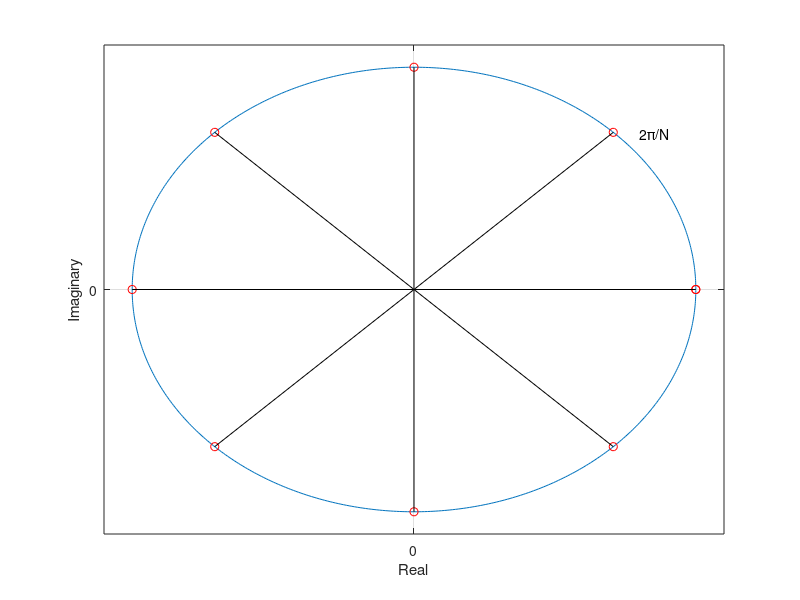
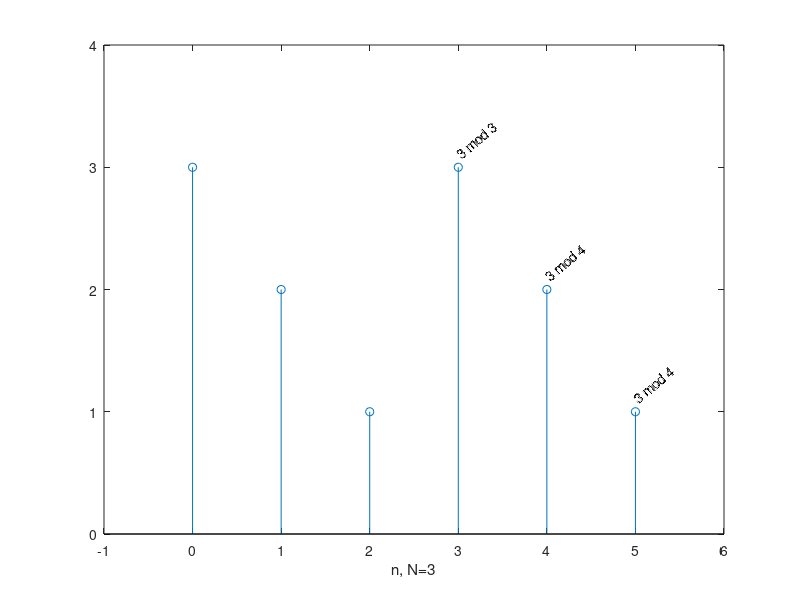
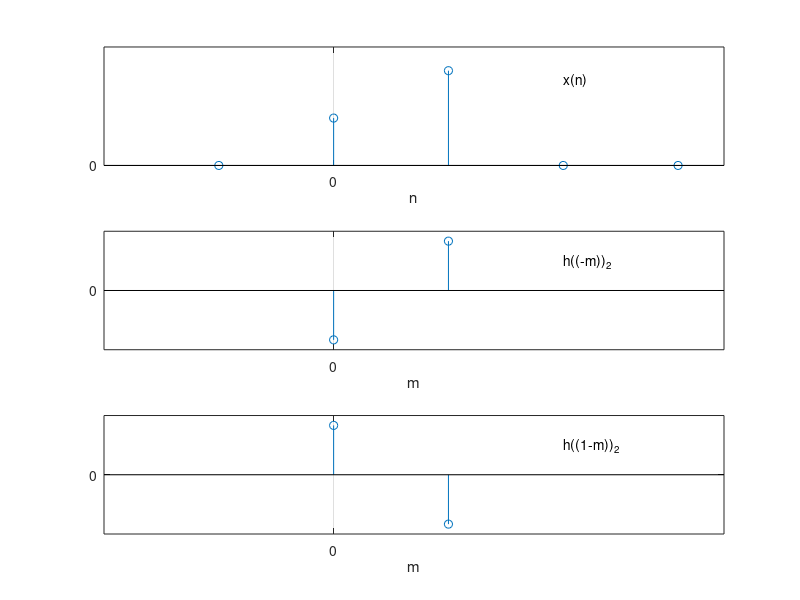

These charts were generated, in order, by the following MATLAB code:
%% ECE512 lecture 11 and 12
clear all; clc;


%% remark 6 
figure(1);clf;
theta=0:.01:2*pi;
ring=exp(j*theta);
plot(ring)
hold on
plot(exp(j*.000001),'or')
plot(exp(j*pi/4),'or')
plot(exp(j*pi/2),'or')
plot(exp(j*pi*3/4),'ro')
plot(exp(j*pi),'or')
plot(exp(j*pi*5/4),'or')
plot(exp(j*pi*6/4),'or')
plot(exp(j*pi*7/4),'or')
plot(exp(j*pi*8/4),'or')
xlim([-1.1 1.1])
ylim([-1.1 1.1])
grid
set(gca, 'XTick', [0],'XTickLabel',{'0'})
set(gca, 'YTick', [0],'YTickLabel',{'0'})
text( .8, .7, '2\pi/N')
plot([-sqrt(2)/2 sqrt(2)/2], [-sqrt(2)/2 sqrt(2)/2],'k')
plot([-sqrt(2)/2 sqrt(2)/2], [sqrt(2)/2 -sqrt(2)/2],'k')
plot([0 0], [-1 1],'k')
plot([-1 1], [0 0],'k')
xlabel('Real')
ylabel('Imaginary')

%% mod 1
figure(2);clf;
x=[0 1 2 3 4 5 ];
y=[3 2 1 3 2 1];
stem(x,y)
xlim([-1 6])
ylim([0 4])
xlabel('n, N=3')
text(3,3.1,'3 mod 3','rotation',40)
text(4,2.1,'3 mod 4','rotation',40)
text(5,1.1,'3 mod 4','rotation',40)

%% circle 1
figure(3);clf;
x=[-3 -2 -1 0 1 2 3 4 5 6];
y=[0 0 0 2 1.2 .7 .4 0 0 0];
subplot(2,1,1)
stem(x,y)
xlim([-3 6])
ylim([0 3])
set(gca, 'XTick', [0],'XTickLabel',{'0'})
set(gca, 'YTick', [0],'YTickLabel',{'0'})
grid
x=[-3 -2 -1 0 1 2 3 4 5 6];
y=[0 0 0 .7 .4 2 1.2 0 0 0];
subplot(2,1,2)
stem(x,y)
xlim([-3 6])
ylim([0 3])
xlabel('n')
set(gca, 'XTick', [0],'XTickLabel',{'0'})
set(gca, 'YTick', [0],'YTickLabel',{'0'})
text(3,2.1,'x_1(n) = x((n+2))_4R_4(n)')
grid

%% conv 1
figure(3);clf;
x=[-1 0 1 2 3 ];
y=[0 1 2 0 0];
subplot(3,1,1)
stem(x,y)
xlim([-2 3.4])
ylim([0 2.5])
set(gca, 'XTick', [0],'XTickLabel',{'0'})
set(gca, 'YTick', [0],'YTickLabel',{'0'})
text(2,1.8,'x(n)')
xlabel('n')
grid
x=[0 1];
y=[-1 1];
subplot(3,1,2)
stem(x,y)
xlim([-2 3.4])
ylim([-1.2 1.2])
text(2,.6,'h((-m))_2')
xlabel('m')
set(gca, 'XTick', [0],'XTickLabel',{'0'})
set(gca, 'YTick', [0],'YTickLabel',{'0'})
grid
subplot(3,1,3)
x=[0 1];
y=[1 -1];
stem(x,y)
xlim([-2 3.4])
ylim([-1.2 1.2])
xlabel('m')
text(2,.6,'h((1-m))_2')
set(gca, 'XTick', [0],'XTickLabel',{'0'})
set(gca, 'YTick', [0],'YTickLabel',{'0'})
grid